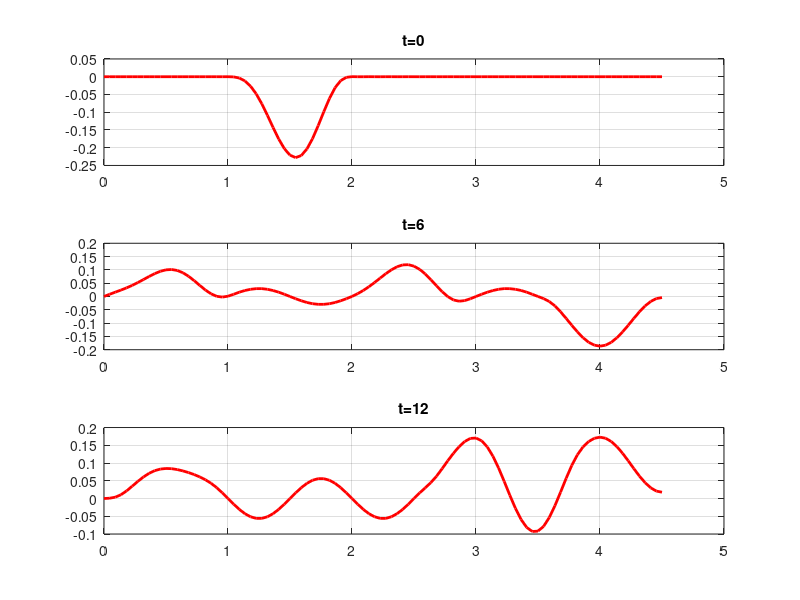

Recreate this plot in MATLAB.
function stringFourie17
	clf; clc
	a=sqrt(11/4);
	L=9/2;
	tmax=12;

	x=linspace(0,L);
	t=linspace(0,tmax);

	function y=phi(x)
		for i=1:length(x)
			if x(i)>=1 && x(i)<=2
				y(i)=(-5)*((x(i)-1)^3)*(sin(pi*x(i)/2))^3;
			else
				y(i)=0;	
			end
		end
	end
	
	function y=psi(x)
		for i=1:length(x)
			y(i)=sin(2*pi*x(i));
		end
	end

	function y=u(x,t)
		y=0;
		for k=0:54
			Xk=sin((pi/2+k*pi)*x/L);
			Ak=2*trapz(x,phi(x).*Xk)/L;
			Bk=(4*trapz(x,psi(x).*Xk))/(a*(pi+2*k*pi));
			Tk=Ak*cos((a*(pi+2*k*pi)*t)/(2*L))+Bk*sin((a*(pi+2*k*pi)*t)/(2*L));				
			y=y+Tk*Xk;
		end
	end

	for n=1:length(t)
		plot(x, u(x,t(n)), 'r', 'LineWidth', 2);
		axis([0,L,-0.5,0.5 ]);
		grid on;
		getframe;
	end
	subplot(3,1,1);
	plot(x,u(x,0), 'r', 'LineWidth', 2);
	title('t=0');
	grid on;

	subplot(3,1,2);
	plot(x,u(x,6), 'r', 'LineWidth', 2);
	title('t=6');
	grid on;

	subplot(3,1,3);
	plot(x,u(x,tmax), 'r', 'LineWidth', 2);
	title('t=12');
	grid on;
end
